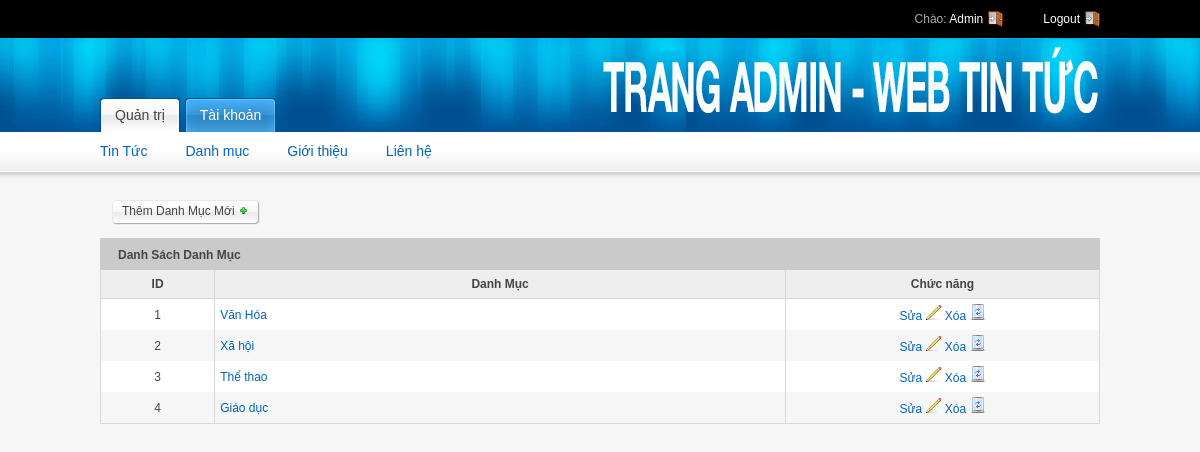
/Web_tin_tuc/Admin/danhmuc.php (signed in), run on the app's committed database.
### tables this page shows
CREATE TABLE `theloai` (
  `maTheLoai` int(11) NOT NULL,
  `tenTheLoai` varchar(255) NOT NULL
);

### Web_tin_tuc/Admin/danhmuc.php (the view, shortened to what this page needs)
<?php
include_once 'header.php';
include_once 'dbconnect.php';
?>
<div class="bottom-spacing">
	<div class="float-left">
		<a href="addDanhMuc.php" class="button"> <span>Thêm Danh Mục Mới <img
				src="images/plus-small.gif" alt="Thêm tin mới"> </span> </a>
	</div>
</div>
<div class="grid_12">
	<div class="module">
		<h2>
			<span>Danh Sách Danh Mục</span>
		</h2>
		<div class="module-table-body">
			<form action="">
				<table id="myTable" class="tablesorter">
					<thead>
						<tr>
							<th style="width: 4%; text-align: center;">ID</th>
							<th style="width: 20%">Danh Mục</th>
							<th style="width: 11%; text-align: center;">Chức năng</th>
						</tr>
					</thead>
					<tbody>
					<?php
					$query = "SELECT * FROM theloai";
					$result = $mysqli->query($query);
					while ($danhmuc = mysqli_fetch_assoc($result)){
						$idcat = $danhmuc['maTheLoai'];
						$name = $danhmuc['tenTheLoai'];
					?>
						<tr>
							<td class="align-center"><?=$idcat?></td>
							<td><a href="listdanhmuc.php?id=<?=$idcat?>"><?=$name?></a></td>
							<td align="center"><a href="suaDanhMuc.php?id=<?=$idcat?>">Sửa <img src="images/pencil.gif"
									alt="edit" /> </a> <a href="xoaDanhMuc.php?id=<?=$idcat?>">Xóa <img src="images/bin.gif"
									width="16" height="16" alt="delete" /> </a>
							</td>
						</tr>
					<?php }?>
					</tbody>
				</table>
			</form>
		</div>
	</div>
</div>

### Web_tin_tuc/Admin/css/styles.css (style rules this page uses)
html, body, div, span, applet, object, iframe, h1, h2, h3, h4, h5, h6, p, blockquote, pre, a, abbr, acronym, address, big, cite, code, del, dfn, em, font, img, ins, kbd, q, s, samp, small, strike, strong, sub, sup, tt, var, b, u, i, center, dl, dt, dd, ol, ul, li, fieldset, form, label, legend, table, caption, tbody, tfoot, thead, tr, th, td { margin: 0; padding: 0; border: 0; outline: 0; font-size: 100%; background: transparent; }
body { line-height: 1; }
table { border-collapse: collapse; border-spacing: 0; }
body { font: 12px/1.5 tahoma,arial; color: #444444; background-color: #f6f6f6; }
h2 { font-size: 24px; letter-spacing: -1px; }
p, dl, hr, h1, h2, h3, h4, h5, h6, ol, ul, pre, table, address, fieldset { margin-bottom: 15px; }
a, a:visited { color:#0063be; text-decoration: none; }
.align-center { text-align: center; }
.float-left { float: left; }
.bottom-spacing { margin: 12px; }
div.module { float: left; margin-bottom: 10px; width: 100%; }
div.module div.module-table-body { padding: 0; float: left; width: 100%; }
div.module h2 { background: #cacaca; display: block; float: left; height: 32px; margin-right: 0px; padding-right: 0px; text-decoration: none; color: #444444; font-family: Arial, Helvetica, sans-serif; font-size:12px; font-weight:bold; width: 100%; margin-bottom: 0; letter-spacing: normal }
div.module h2 span { display: block; line-height: 20px; padding: 7px 0 5px 18px; }
div.module table { width: 100%; margin: 0 0 10px 0; border-left: 1px solid #d9d9d9; border-bottom: 1px solid #d9d9d9; }
div.module table th { background-color: #eeeeee; color: #444444; padding: 5px; border-right: 1px solid #d9d9d9; border-bottom: 1px solid #d9d9d9; }
div.module table td { background-color: #ffffff; padding: 5px;; border-right: 1px solid #d9d9d9; }
a.button { background: transparent url(../images/button-right-bg-m.gif) no-repeat scroll top right; display: block; float: left; height: 26px; padding-right: 11px; text-decoration: none; color: #444444; font-family: Arial, Helvetica, sans-serif; font-size:12px; }
a.button span { background: transparent url(../images/button-left-bg-m.gif) no-repeat top left; display: block; line-height: 15px; padding: 4px 0 7px 10px; }
#myTable td { vertical-align: middle; }
#myTable tr:nth-child(even) td { background: #F6F6F6 }

### data on the page
theloai: maTheLoai "1", tenTheLoai "Văn Hóa"
theloai: maTheLoai "2", tenTheLoai "Xã hội"
theloai: maTheLoai "3", tenTheLoai "Thể thao"
theloai: maTheLoai "4", tenTheLoai "Giáo dục"

### other printed values
$fullname "Admin"
